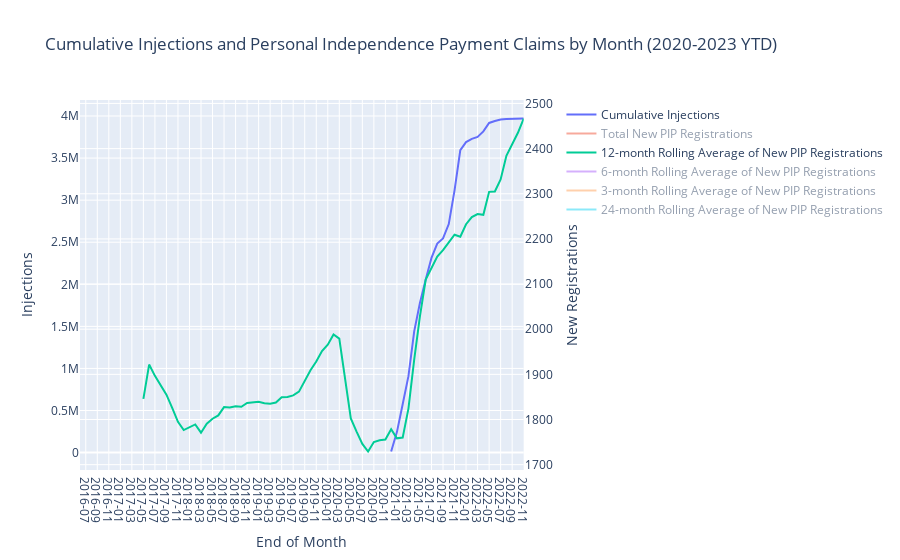

Here is the notebook cell this chart was saved with:
### Code cell
import plotly.graph_objects as go
from plotly.subplots import make_subplots
import datetime

# Create figure with secondary y-axis
fig = make_subplots(specs=[[{"secondary_y": True}]])

fig.add_trace(
    go.Scatter(x=df_pip_and_injections['Year Month'], 
               y=df_pip_and_injections['Cumulative Injections'], 
               name="Cumulative Injections"),
    secondary_y=False,
)

fig.add_trace(
    go.Scatter(x=df_pip_and_injections['Year Month'], 
               y=df_pip_and_injections['Total New Claims Registered'], 
               name="Total New PIP Registrations", visible='legendonly'),
    secondary_y=True,
)

fig.add_trace(
    go.Scatter(x=df_pip_and_injections['Year Month'], 
               y=df_pip_and_injections['Total New Claims 12-month Rolling Average'], 
               name="12-month Rolling Average of New PIP Registrations"),
    secondary_y=True,
)

fig.add_trace(
    go.Scatter(x=df_pip_and_injections['Year Month'], 
               y=df_pip_and_injections['Total New Claims Registered'].rolling(6).mean(), 
               name="6-month Rolling Average of New PIP Registrations", visible='legendonly'),
    secondary_y=True,
)

fig.add_trace(
    go.Scatter(x=df_pip_and_injections['Year Month'], 
               y=df_pip_and_injections['Total New Claims Registered'].rolling(3).mean(), 
               name="3-month Rolling Average of New PIP Registrations", visible='legendonly'),
    secondary_y=True,
)


fig.add_trace(
    go.Scatter(x=df_pip_and_injections['Year Month'], 
               y=df_pip_and_injections['Total New Claims Registered'].rolling(24).mean(), 
               name="24-month Rolling Average of New PIP Registrations", visible='legendonly'),
    secondary_y=True,
)


# Add figure title
fig.update_layout(
    title_text="Cumulative Injections and Personal Independence Payment Claims by Month (2020-2023 YTD)",
    height=650
)

# Set x-axis title
fig.update_xaxes(dict(title_text='End of Month', type='category', tickmode='linear', tick0=1, dtick=2))

# Set y-axes titles
fig.update_yaxes(title_text="Injections", secondary_y=False)
fig.update_yaxes(title_text="New Registrations", secondary_y=True) #<b>secondary</b>

fig.show()

### Figure 1 — Plotly figure (JSON) as saved in the notebook; plotly's stock layout.template omitted (floating-point values rounded to 4 significant figures)
{"data": [{"name": "Cumulative Injections", "type": "scatter", "x": ["2016-06", "2016-07", "2016-08", "2016-09", "2016-10", "2016-11", "2016-12", "2017-01", "2017-02", "2017-03", "2017-04", "2017-05", "2017-06", "2017-07", "2017-08", "2017-09", "2017-10", "2017-11", "2017-12", "2018-01", "2018-02", "2018-03", "2018-04", "2018-05", "2018-06", "2018-07", "2018-08", "2018-09", "2018-10", "2018-11", "2018-12", "2019-01", "2019-02", "2019-03", "2019-04", "2019-05", "2019-06", "2019-07", "2019-08", "2019-09", "2019-10", "2019-11", "2019-12", "2020-01", "2020-02", "2020-03", "2020-04", "2020-05", "2020-06", "2020-07", "2020-08", "2020-09", "2020-10", "2020-11", "2020-12", "2021-01", "2021-02", "2021-03", "2021-04", "2021-05", "2021-06", "2021-07", "2021-08", "2021-09", "2021-10", "2021-11", "2021-12", "2022-01", "2022-02", "2022-03", "2022-04", "2022-05", "2022-06", "2022-07", "2022-08", "2022-09", "2022-10", "2022-11"], "xaxis": "x", "y": [null, null, null, null, null, null, null, null, null, null, null, null, null, null, null, null, null, null, null, null, null, null, null, null, null, null, null, null, null, null, null, null, null, null, null, null, null, null, null, null, null, null, null, null, null, null, null, null, null, null, null, null, null, null, 13109, 243276, 574660, 907814, 1441147, 1781283, 2057231, 2313274, 2484399, 2544808, 2715632, 3116308, 3595627, 3690264, 3728791, 3751913, 3816800, 3917413, 3940126, 3957589, 3964389, 3968165, 3969677, 3970393], "yaxis": "y"}, {"name": "Total New PIP Registrations", "type": "scatter", "visible": "legendonly", "x": ["2016-06", "2016-07", "2016-08", "2016-09", "2016-10", "2016-11", "2016-12", "2017-01", "2017-02", "2017-03", "2017-04", "2017-05", "2017-06", "2017-07", "2017-08", "2017-09", "2017-10", "2017-11", "2017-12", "2018-01", "2018-02", "2018-03", "2018-04", "2018-05", "2018-06", "2018-07", "2018-08", "2018-09", "2018-10", "2018-11", "2018-12", "2019-01", "2019-02", "2019-03", "2019-04", "2019-05", "2019-06", "2019-07", "2019-08", "2019-09", "2019-10", "2019-11", "2019-12", "2020-01", "2020-02", "2020-03", "2020-04", "2020-05", "2020-06", "2020-07", "2020-08", "2020-09", "2020-10", "2020-11", "2020-12", "2021-01", "2021-02", "2021-03", "2021-04", "2021-05", "2021-06", "2021-07", "2021-08", "2021-09", "2021-10", "2021-11", "2021-12", "2022-01", "2022-02", "2022-03", "2022-04", "2022-05", "2022-06", "2022-07", "2022-08", "2022-09", "2022-10", "2022-11"], "xaxis": "x", "y": [910, 1900, 2180, 2120, 2300, 2090, 1090, 2100, 1920, 2140, 1600, 1800, 1820, 1600, 1910, 1890, 1950, 1720, 870, 2170, 2000, 1920, 1840, 1930, 1910, 1820, 1900, 1920, 1940, 1820, 890, 2180, 1960, 1910, 1870, 2070, 1920, 1860, 2000, 2210, 2220, 2050, 1170, 2350, 2230, 1800, 840, 980, 1570, 1530, 1800, 2460, 2270, 2070, 1440, 2110, 2250, 2570, 2140, 2140, 2540, 1820, 2120, 2630, 2480, 2270, 1390, 2440, 2440, 2650, 2120, 2750, 2550, 2140, 2750, 2950, 2770, 2650], "yaxis": "y2"}, {"name": "12-month Rolling Average of New PIP Registrations", "type": "scatter", "x": ["2016-06", "2016-07", "2016-08", "2016-09", "2016-10", "2016-11", "2016-12", "2017-01", "2017-02", "2017-03", "2017-04", "2017-05", "2017-06", "2017-07", "2017-08", "2017-09", "2017-10", "2017-11", "2017-12", "2018-01", "2018-02", "2018-03", "2018-04", "2018-05", "2018-06", "2018-07", "2018-08", "2018-09", "2018-10", "2018-11", "2018-12", "2019-01", "2019-02", "2019-03", "2019-04", "2019-05", "2019-06", "2019-07", "2019-08", "2019-09", "2019-10", "2019-11", "2019-12", "2020-01", "2020-02", "2020-03", "2020-04", "2020-05", "2020-06", "2020-07", "2020-08", "2020-09", "2020-10", "2020-11", "2020-12", "2021-01", "2021-02", "2021-03", "2021-04", "2021-05", "2021-06", "2021-07", "2021-08", "2021-09", "2021-10", "2021-11", "2021-12", "2022-01", "2022-02", "2022-03", "2022-04", "2022-05", "2022-06", "2022-07", "2022-08", "2022-09", "2022-10", "2022-11"], "xaxis": "x", "y": [null, null, null, null, null, null, null, null, null, null, null, 1846.0, 1922.0, 1897.0, 1874.0, 1855, 1826.0, 1795, 1777.0, 1782.0, 1789.0, 1771.0, 1791.0, 1802.0, 1809.0, 1828.0, 1827.0, 1829.0, 1828.0, 1837.0, 1838.0, 1839.0, 1836.0, 1835, 1838.0, 1849.0, 1850, 1853.0, 1862.0, 1886.0, 1909.0, 1928.0, 1952.0, 1966.0, 1988.0, 1979.0, 1893.0, 1802.0, 1773.0, 1746.0, 1729.0, 1750, 1754.0, 1756.0, 1778.0, 1758.0, 1760, 1824.0, 1932.0, 2029.0, 2110, 2134.0, 2161.0, 2175, 2192.0, 2209.0, 2205, 2232.0, 2248.0, 2255, 2253.0, 2304.0, 2305, 2332.0, 2384.0, 2411.0, 2435, 2467.0], "yaxis": "y2"}, {"name": "6-month Rolling Average of New PIP Registrations", "type": "scatter", "visible": "legendonly", "x": ["2016-06", "2016-07", "2016-08", "2016-09", "2016-10", "2016-11", "2016-12", "2017-01", "2017-02", "2017-03", "2017-04", "2017-05", "2017-06", "2017-07", "2017-08", "2017-09", "2017-10", "2017-11", "2017-12", "2018-01", "2018-02", "2018-03", "2018-04", "2018-05", "2018-06", "2018-07", "2018-08", "2018-09", "2018-10", "2018-11", "2018-12", "2019-01", "2019-02", "2019-03", "2019-04", "2019-05", "2019-06", "2019-07", "2019-08", "2019-09", "2019-10", "2019-11", "2019-12", "2020-01", "2020-02", "2020-03", "2020-04", "2020-05", "2020-06", "2020-07", "2020-08", "2020-09", "2020-10", "2020-11", "2020-12", "2021-01", "2021-02", "2021-03", "2021-04", "2021-05", "2021-06", "2021-07", "2021-08", "2021-09", "2021-10", "2021-11", "2021-12", "2022-01", "2022-02", "2022-03", "2022-04", "2022-05", "2022-06", "2022-07", "2022-08", "2022-09", "2022-10", "2022-11"], "xaxis": "x", "y": [null, null, null, null, null, 1917.0, 1947.0, 1980, 1937.0, 1940, 1823.0, 1775, 1897.0, 1813.0, 1812.0, 1770, 1828.0, 1815, 1657.0, 1752.0, 1767.0, 1772.0, 1753.0, 1788.0, 1962.0, 1903.0, 1887.0, 1887.0, 1903.0, 1885, 1715, 1775, 1785, 1783.0, 1772.0, 1813.0, 1985, 1932.0, 1938.0, 1988.0, 2047.0, 2043.0, 1918.0, 2000, 2038.0, 1970, 1740, 1562.0, 1628.0, 1492.0, 1420, 1530, 1768.0, 1950, 1928.0, 2025, 2100, 2118.0, 2097.0, 2108.0, 2292.0, 2243.0, 2222.0, 2232.0, 2288.0, 2310, 2118.0, 2222.0, 2275, 2278.0, 2218.0, 2298.0, 2492.0, 2442.0, 2493.0, 2543.0, 2652.0, 2635], "yaxis": "y2"}, {"name": "3-month Rolling Average of New PIP Registrations", "type": "scatter", "visible": "legendonly", "x": ["2016-06", "2016-07", "2016-08", "2016-09", "2016-10", "2016-11", "2016-12", "2017-01", "2017-02", "2017-03", "2017-04", "2017-05", "2017-06", "2017-07", "2017-08", "2017-09", "2017-10", "2017-11", "2017-12", "2018-01", "2018-02", "2018-03", "2018-04", "2018-05", "2018-06", "2018-07", "2018-08", "2018-09", "2018-10", "2018-11", "2018-12", "2019-01", "2019-02", "2019-03", "2019-04", "2019-05", "2019-06", "2019-07", "2019-08", "2019-09", "2019-10", "2019-11", "2019-12", "2020-01", "2020-02", "2020-03", "2020-04", "2020-05", "2020-06", "2020-07", "2020-08", "2020-09", "2020-10", "2020-11", "2020-12", "2021-01", "2021-02", "2021-03", "2021-04", "2021-05", "2021-06", "2021-07", "2021-08", "2021-09", "2021-10", "2021-11", "2021-12", "2022-01", "2022-02", "2022-03", "2022-04", "2022-05", "2022-06", "2022-07", "2022-08", "2022-09", "2022-10", "2022-11"], "xaxis": "x", "y": [null, null, 1663.0, 2067.0, 2200, 2170, 1827.0, 1760, 1703.0, 2053.0, 1887.0, 1847.0, 1740, 1740, 1777.0, 1800, 1917.0, 1853.0, 1513.0, 1587.0, 1680, 2030, 1920, 1897.0, 1893.0, 1887.0, 1877.0, 1880, 1920, 1893.0, 1550, 1630, 1677.0, 2017.0, 1913.0, 1950, 1953.0, 1950, 1927.0, 2023.0, 2143.0, 2160, 1813.0, 1857.0, 1917.0, 2127.0, 1623.0, 1207.0, 1130, 1360, 1633.0, 1930, 2177.0, 2267.0, 1927.0, 1873.0, 1933.0, 2310, 2320, 2283.0, 2273.0, 2167.0, 2160, 2190, 2410, 2460, 2047.0, 2033.0, 2090, 2510, 2403.0, 2507.0, 2473.0, 2480, 2480, 2613.0, 2823.0, 2790], "yaxis": "y2"}, {"name": "24-month Rolling Average of New PIP Registrations", "type": "scatter", "visible": "legendonly", "x": ["2016-06", "2016-07", "2016-08", "2016-09", "2016-10", "2016-11", "2016-12", "2017-01", "2017-02", "2017-03", "2017-04", "2017-05", "2017-06", "2017-07", "2017-08", "2017-09", "2017-10", "2017-11", "2017-12", "2018-01", "2018-02", "2018-03", "2018-04", "2018-05", "2018-06", "2018-07", "2018-08", "2018-09", "2018-10", "2018-11", "2018-12", "2019-01", "2019-02", "2019-03", "2019-04", "2019-05", "2019-06", "2019-07", "2019-08", "2019-09", "2019-10", "2019-11", "2019-12", "2020-01", "2020-02", "2020-03", "2020-04", "2020-05", "2020-06", "2020-07", "2020-08", "2020-09", "2020-10", "2020-11", "2020-12", "2021-01", "2021-02", "2021-03", "2021-04", "2021-05", "2021-06", "2021-07", "2021-08", "2021-09", "2021-10", "2021-11", "2021-12", "2022-01", "2022-02", "2022-03", "2022-04", "2022-05", "2022-06", "2022-07", "2022-08", "2022-09", "2022-10", "2022-11"], "xaxis": "x", "y": [null, null, null, null, null, null, null, null, null, null, null, null, null, null, null, null, null, null, null, null, null, null, null, 1824.0, 1865.0, 1862.0, 1850.0, 1842.0, 1827.0, 1816.0, 1808.0, 1811.0, 1812.0, 1803.0, 1814.0, 1825.0, 1830.0, 1840.0, 1844.0, 1858.0, 1869.0, 1882.0, 1895, 1902.0, 1912.0, 1907.0, 1865.0, 1826.0, 1812.0, 1800.0, 1795.0, 1818.0, 1832.0, 1842.0, 1865, 1862.0, 1874.0, 1902.0, 1913.0, 1916.0, 1942.0, 1940, 1945, 1962.0, 1973.0, 1982.0, 1992.0, 1995.0, 2004.0, 2040.0, 2093.0, 2167.0, 2208.0, 2233.0, 2272.0, 2293.0, 2314.0, 2338.0], "yaxis": "y2"}], "layout": {"autosize": true, "title": {"text": "Cumulative Injections and Personal Independence Payment Claims by Month (2020-2023 YTD)"}, "xaxis": {"anchor": "y", "autorange": true, "domain": [0, 0.94], "dtick": 2, "range": [0, 77], "tick0": 1, "tickmode": "linear", "title": {"text": "End of Month"}, "type": "category"}, "yaxis": {"anchor": "x", "autorange": true, "domain": [0, 1], "range": [-206700.0, 4190000.0], "title": {"text": "Injections"}, "type": "linear"}, "yaxis2": {"anchor": "x", "autorange": true, "overlaying": "y", "range": [1688.0, 2508.0], "side": "right", "title": {"text": "New Registrations"}, "type": "linear"}}}
